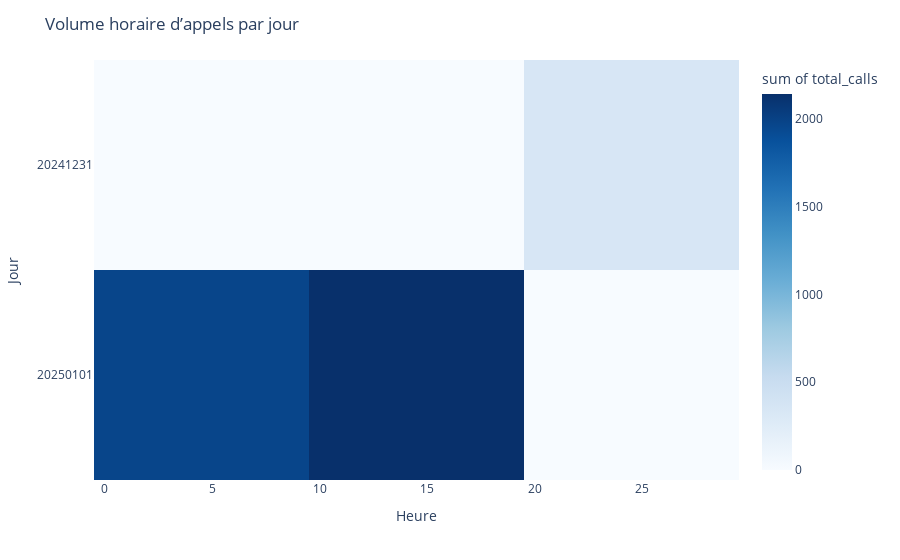

Write notebook code for a chart like this one.
### Code cell
import plotly.express as px
        
        fig = px.density_heatmap(
            agg, x="HOUR", y="CDR_DAY", z="total_calls",
            color_continuous_scale="Blues"
        )
        fig.update_layout(
            title="Volume horaire d’appels par jour",
            xaxis_title="Heure", yaxis_title="Jour"
        )
        fig.update_yaxes(autorange="reversed")
        fig.show()

### Figure 1 — Plotly figure (JSON) as saved in the notebook; plotly's stock layout.template omitted (floating-point values rounded to 4 significant figures)
{"data": [{"coloraxis": "coloraxis", "histfunc": "sum", "hovertemplate": "HOUR=%{x}<br>CDR_DAY=%{y}<br>sum of total_calls=%{z}<extra></extra>", "name": "", "type": "histogram2d", "x": [22, 23, 0, 1, 2, 3, 4, 5, 6, 7, 8, 9, 10, 11, 12, 13], "xaxis": "x", "xbingroup": "x", "y": ["20241231", "20241231", "20250101", "20250101", "20250101", "20250101", "20250101", "20250101", "20250101", "20250101", "20250101", "20250101", "20250101", "20250101", "20250101", "20250101"], "yaxis": "y", "ybingroup": "y", "z": [81, 268, 97, 38, 27, 25, 20, 45, 96, 281, 534, 808, 934, 765, 405, 39]}], "layout": {"autosize": true, "coloraxis": {"colorbar": {"title": {"text": "sum of total_calls"}}, "colorscale": [[0, "rgb(247,251,255)"], [0.125, "rgb(222,235,247)"], [0.25, "rgb(198,219,239)"], [0.375, "rgb(158,202,225)"], [0.5, "rgb(107,174,214)"], [0.625, "rgb(66,146,198)"], [0.75, "rgb(33,113,181)"], [0.875, "rgb(8,81,156)"], [1, "rgb(8,48,107)"]]}, "legend": {"tracegroupgap": 0}, "margin": {"t": 60}, "title": {"text": "Volume horaire d’appels par jour"}, "xaxis": {"anchor": "y", "autorange": true, "domain": [0, 1], "range": [-0.5, 29.5], "title": {"text": "Heure"}, "type": "linear"}, "yaxis": {"anchor": "x", "autorange": true, "domain": [0, 1], "range": [1.5, -0.5], "title": {"text": "Jour"}, "type": "category"}}}
